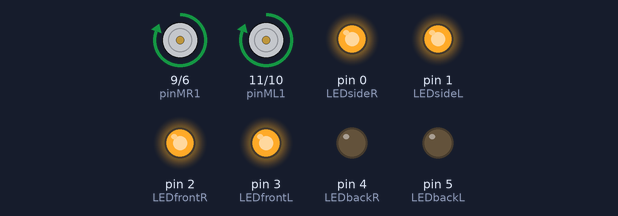
Recording of a sketch running on a simulated Arduino Uno, built with avr-gcc and run on an emulated ATmega328P. Parts: motor-driver pin pairs drawn as motors (green arrow = first pin HIGH = forward, orange = second pin HIGH = backward, longer = more drive), output pins drawn as LEDs (lit = HIGH).

Above: at 0.15 s.
At 3.45 s:
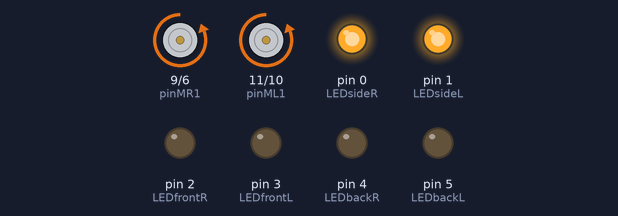
At 6.75 s:
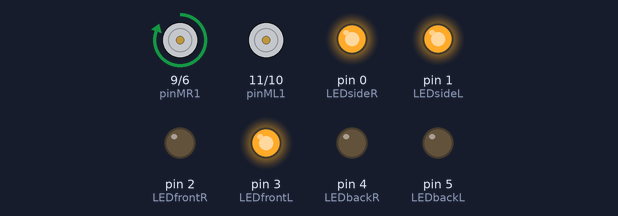
At 10.05 s:
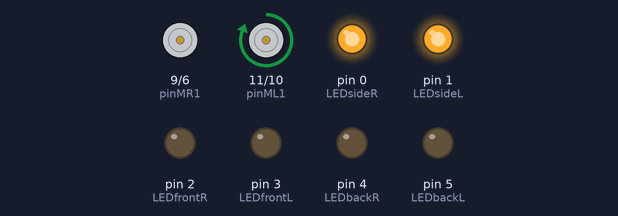
At 13.5 s:
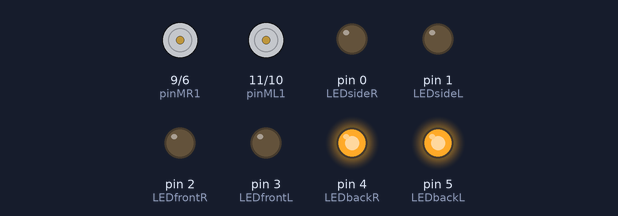
At 18.75 s:
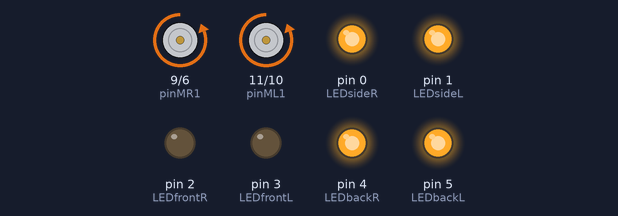
Timing chart, 0 to 19.5 s (numbered marks = the images above):
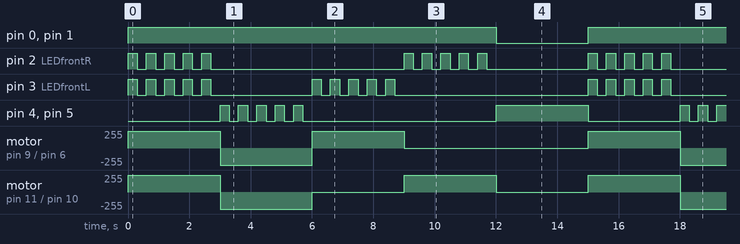

Measured:
- by itself, pin 0 (LEDsideR), pin 1 (LEDsideL): alternates HIGH for 12.0 s and LOW for 3.0 s
- by itself, pin 4 (LEDbackR), pin 5 (LEDbackL): repeats every 15.0 s: 4 × (LOW 0.30 s, HIGH 0.30 s), LOW 6.3 s, HIGH 3.0 s, LOW 3.0 s, HIGH 0.30 s
- by itself, motor on pin 11 (pinML1) / pin 10 (pinML2): repeats every 15.0 s: backward 255/255 3.0 s, 2 × (stopped 3.0 s, forward 255/255 3.0 s)
- by itself, motor on pin 9 (pinMR1) / pin 6 (pinMR2): repeats every 15.0 s: backward 255/255 3.0 s, forward 255/255 3.0 s, stopped 6.0 s, forward 255/255 3.0 s
- by itself, pin 2 (LEDfrontR): repeats every 15.0 s: 4 × (LOW 0.30 s, HIGH 0.30 s), LOW 6.3 s, 4 × (HIGH 0.30 s, LOW 0.30 s), HIGH 0.30 s, LOW 3.3 s, HIGH 0.30 s

The sketch:

sketch_feb19a.ino
```cpp
// For Motors
int pinML1=11;
int pinML2=10;
int pinMR1=9;
int pinMR2=6;

//For LEDs
int LEDbackL=5;
int LEDbackR=4;
int LEDfrontL=3;
int LEDfrontR=2;
int LEDsideL=1;
int LEDsideR=0;

void setup()
{
  // put your setup code here, to run once:

  // For Motors
  pinMode(pinML1,OUTPUT);
  pinMode(pinML2,OUTPUT);
  pinMode(pinMR1,OUTPUT);
  pinMode(pinMR2,OUTPUT);

  //For LEDs
  pinMode(LEDbackL,OUTPUT);
  pinMode(LEDbackR,OUTPUT);
  pinMode(LEDfrontL,OUTPUT);
  pinMode(LEDfrontR,OUTPUT);
  pinMode(LEDsideL,OUTPUT);
  pinMode(LEDsideR,OUTPUT);

}


void moveForward(int spd,int TotalTime,int BlinkTime)
{
  analogWrite(pinML1,spd);
  analogWrite(pinML2,LOW);
  analogWrite(pinMR1,spd);
  analogWrite(pinMR2,LOW);

  int count=0;
  while(true)
  {

    digitalWrite(LEDfrontL,HIGH);
    digitalWrite(LEDfrontR,HIGH);
    delay(BlinkTime);
      count=count+BlinkTime;
    digitalWrite(LEDfrontL,LOW);
    digitalWrite(LEDfrontR,LOW);
    delay(BlinkTime);
      count=count+BlinkTime;

    if(count>=TotalTime)
    break;
  }

}

void moveBackward(int spd,int TotalTime,int BlinkTime)
{
  analogWrite(pinML1,LOW);
  analogWrite(pinML2,spd);
  analogWrite(pinMR1,LOW);
  analogWrite(pinMR2,spd);

  int count=0;
  while(true)
  {

    digitalWrite(LEDbackL,HIGH);
    digitalWrite(LEDbackR,HIGH);
    delay(BlinkTime);
      count=count+BlinkTime;
    digitalWrite(LEDbackL,LOW);
    digitalWrite(LEDbackR,LOW);
    delay(BlinkTime);
      count=count+BlinkTime;

    if(count>=TotalTime)
    break;
  }

}

void turnLeft(int spd,int TotalTime,int BlinkTime)
{
  analogWrite(pinML1,LOW);
  analogWrite(pinML2,LOW);
  analogWrite(pinMR1,spd);
  analogWrite(pinMR2,LOW);

  int count=0;
  while(true)
  {

    digitalWrite(LEDfrontL,HIGH);
    delay(BlinkTime);
      count=count+BlinkTime;
    digitalWrite(LEDfrontL,LOW);
    delay(BlinkTime);
      count=count+BlinkTime;

    if(count>=TotalTime)
    break;
  }

}

void turnRight(int spd,int TotalTime,int BlinkTime)
{
  analogWrite(pinML1,spd);
  analogWrite(pinML2,LOW);
  analogWrite(pinMR1,LOW);
  analogWrite(pinMR2,LOW);

  int count=0;
  while(true)
  {

    digitalWrite(LEDfrontR,HIGH);
    delay(BlinkTime);
      count=count+BlinkTime;
    digitalWrite(LEDfrontR,LOW);
    delay(BlinkTime);
      count=count+BlinkTime;

    if(count>=TotalTime)
    break;
  }

}

void STOP()
{
  analogWrite(pinML1,LOW);
  analogWrite(pinML2,LOW);
  analogWrite(pinMR1,LOW);
  analogWrite(pinMR2,LOW);


  digitalWrite(LEDbackL,HIGH);
  digitalWrite(LEDbackR,HIGH);
  digitalWrite(LEDfrontR,LOW);
  digitalWrite(LEDfrontL,LOW);
  digitalWrite(LEDsideL,LOW);
  digitalWrite(LEDsideR,LOW);

}

void RESET()
{
  analogWrite(pinML1,LOW);
  analogWrite(pinML2,LOW);
  analogWrite(pinMR1,LOW);
  analogWrite(pinMR2,LOW);
  digitalWrite(LEDbackL,LOW);
  digitalWrite(LEDbackR,LOW);
  digitalWrite(LEDfrontL,LOW);
  digitalWrite(LEDfrontR,LOW);
  digitalWrite(LEDsideL,LOW);
  digitalWrite(LEDsideR,LOW);

}


void loop()
{
  // put your main code here, to run repeatedly:


/*
 * RESET() & STOP()    ----> parameterless.
 * all other functions ----> (speed,TotalTime,BlinkTime)
 */

  RESET();
  digitalWrite(LEDsideL,HIGH);
  digitalWrite(LEDsideR,HIGH);
  moveForward(255,3000,300);
  moveBackward(255,3000,300);
  turnLeft(255,3000,300);
  turnRight(255,3000,300);
  STOP();
  delay(3000);
}
```
